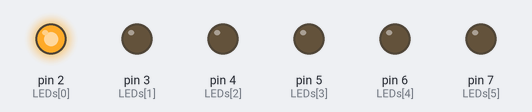
Bench run of a sketch on a simulated Arduino Uno, built with avr-gcc and run on an emulated ATmega328P. Shown: output pins drawn as LEDs (lit = HIGH).

Above: at 0.02 s.
At 0.47 s:
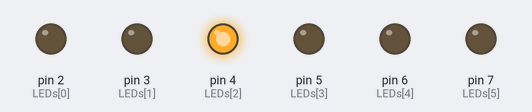
At 0.67 s:
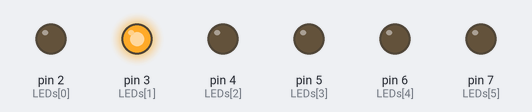
At 1.37 s:
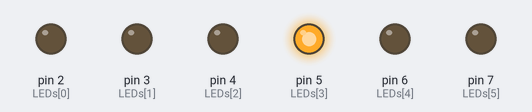
At 2.02 s:
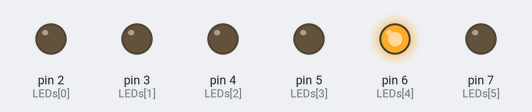
At 2.7 s:
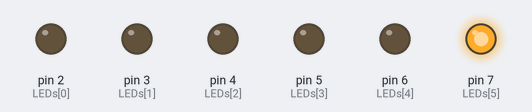
Timing chart, 0 to 3.0 s (numbered marks = the images above):
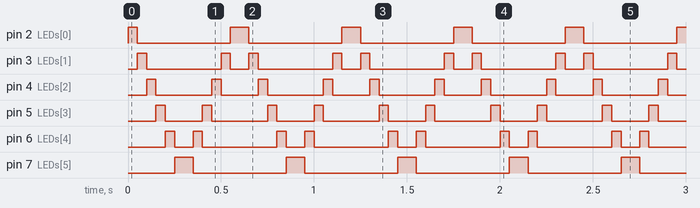

The sketch:

karasimsek.ino
```cpp
int LEDs[] = {2, 3, 4, 5, 6, 7};

void setup() {
    for (int i = 0; i < 6; i++){
        pinMode(LEDs[i], OUTPUT);
    }
}

void loop() {
    for (int i = 0; i < 6; i++){
        digitalWrite(LEDs[i], HIGH);
        delay(50);
        digitalWrite(LEDs[i], LOW);
    }

    for (int j = 5; j > -1; j--){
    digitalWrite(LEDs[j], HIGH);
    delay(50);
    digitalWrite(LEDs[j], LOW);
    }
}
```

Measured:
- by itself, pin 2 (LEDs[0]), pin 7 (LEDs[5]): alternates HIGH for 0.10 s and LOW for 0.50 s
- by itself, pin 3 (LEDs[1]): repeats every 0.60 s: LOW 0.40 s, HIGH 0.05 s, LOW 0.10 s, HIGH 0.05 s
- by itself, pin 4 (LEDs[2]): repeats every 0.60 s: LOW 0.30 s, HIGH 0.05 s, LOW 0.20 s, HIGH 0.05 s
- by itself, pin 5 (LEDs[3]): repeats every 0.60 s: LOW 0.20 s, HIGH 0.05 s, LOW 0.30 s, HIGH 0.05 s
- by itself, pin 6 (LEDs[4]): repeats every 0.60 s: LOW 0.10 s, HIGH 0.05 s, LOW 0.40 s, HIGH 0.05 s
